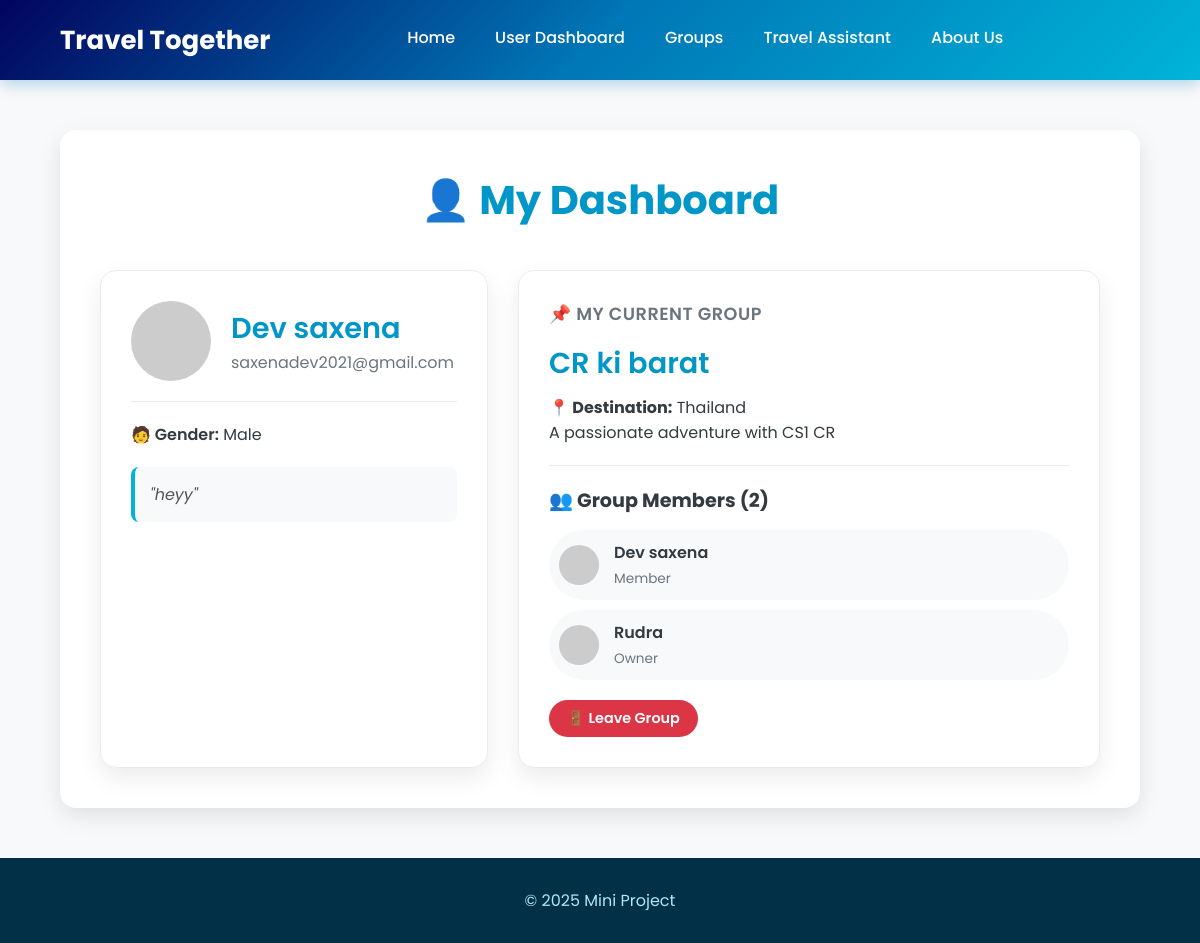
The app's page /user (signed in) with its own data.
### tables this page shows
CREATE TABLE Users (
        userid TEXT PRIMARY KEY,
        username TEXT UNIQUE NOT NULL,
        password TEXT NOT NULL,
        email TEXT UNIQUE NOT NULL,
        phone_no TEXT UNIQUE,
        gender TEXT CHECK(gender IN ('Male', 'Female', 'Other')),
        marital_status TEXT CHECK(marital_status IN ('Single', 'Married', 'Divorced', 'Widowed')),
        bio TEXT,
        current_group_id TEXT,
        is_group_owner BOOLEAN DEFAULT FALSE,
        created_at TEXT DEFAULT CURRENT_TIMESTAMP,
        FOREIGN KEY (current_group_id) REFERENCES Groups (group_id) ON DELETE SET NULL
    );

CREATE TABLE Groups (
        group_id TEXT PRIMARY KEY,
        group_name TEXT NOT NULL,
        group_description TEXT,
        group_type TEXT NOT NULL CHECK(group_type IN ('Public', 'Private')),
        owner_id TEXT NOT NULL,
        destination_id TEXT,
        member_count INTEGER DEFAULT 1,
        max_members INTEGER DEFAULT 50,
        created_at TEXT DEFAULT CURRENT_TIMESTAMP,
        FOREIGN KEY (owner_id) REFERENCES Users (userid) ON DELETE CASCADE,
        FOREIGN KEY (destination_id) REFERENCES Destinations (destination_id) ON DELETE SET NULL
    );

CREATE TABLE Destinations (
        destination_id TEXT PRIMARY KEY,
        destination_name TEXT UNIQUE NOT NULL,
        country TEXT NOT NULL
    );

CREATE TABLE GroupMembers (
        member_id TEXT PRIMARY KEY,
        group_id TEXT NOT NULL,
        user_id TEXT NOT NULL,
        username TEXT NOT NULL,
        join_status TEXT DEFAULT 'Approved' CHECK(join_status IN ('Pending', 'Approved', 'Rejected', 'Blocked')),
        joined_at TEXT DEFAULT CURRENT_TIMESTAMP,
        role TEXT DEFAULT 'Member' CHECK(role IN ('Owner', 'Admin', 'Member')),
        FOREIGN KEY (group_id) REFERENCES Groups (group_id) ON DELETE CASCADE,
        FOREIGN KEY (user_id) REFERENCES Users (userid) ON DELETE CASCADE,
        UNIQUE(group_id, user_id)
    );

### app.py (the view)
@app.route('/user')
def user():
    conn, user_data = validate_user_session()
    if not user_data:
        return redirect("/auth")
    group_data = None
    members = []
    if user_data['current_group_id']:
        group_data = database.get_user_group(user_data['userid'])
        if group_data:
            members = database.get_group_members(group_data['group_id'])
    conn.close()
    return render_template("user.html", user=user_data, group=group_data, members=members)

### app.py (called while the page is built)
def validate_user_session():
    username = session.get("username")
    if not username:
        return None, None # No user in session
    conn = database.get_db_connection()
    user = conn.execute("SELECT * FROM Users WHERE username=?", (username,)).fetchone()
    if not user:
        session.pop("username", None)
        flash("Your session was invalid. Please log in again.", "warning")
        conn.close()
        return None, None
    return conn, user

### database.py (called while the page is built)
def get_db_connection():
    conn = sqlite3.connect('travel_together.db')
    conn.row_factory = sqlite3.Row
    conn.execute("PRAGMA foreign_keys = ON;")
    return conn

def get_user_group(user_id):
    conn = get_db_connection()
    group = conn.execute("""
        SELECT g.*, d.destination_name FROM Groups g
        LEFT JOIN Destinations d ON g.destination_id = d.destination_id
        JOIN Users u ON g.group_id = u.current_group_id
        WHERE u.userid = ?
    """, (user_id,)).fetchone()
    conn.close()
    return group

def get_group_members(group_id):
    conn = get_db_connection()
    members = conn.execute("""
        SELECT u.username, u.email, u.phone_no, gm.role, gm.joined_at
        FROM GroupMembers gm
        JOIN Users u ON gm.user_id = u.userid
        WHERE gm.group_id = ?
        ORDER BY gm.role, gm.joined_at
    """, (group_id,)).fetchall()
    conn.close()
    return members

### templates/user.html (shortened to what this page needs)
<!DOCTYPE html>
<html lang="en">
<head>
    <link rel="stylesheet" href="/static/style.css">
</head>
<body>
    <header class="navbar">
        <div class="logo">
            <p>Travel Together</p>
        </div>
        <nav class="nav-links" id="nav-links">
            <a href="/home">Home</a>
            <a href="/user">User Dashboard</a>
            <a href="/groups">Groups</a>
            <a href="/travel">Travel Assistant</a>
            <a href="/about">About Us</a>
        </nav>
    </header>
    <main>
        <div class="dashboard-container">
            <h2>👤 My Dashboard</h2>
            <div class="dashboard-grid">
                <div class="dashboard-card user-profile-card">
                    <div class="profile-header">
                        <img src="https://placehold.co/80x80/00b4d8/FFFFFF?text={{ user['username'][0]|upper }}" alt="User Avatar" class="profile-avatar">
                        <div class="profile-info">
                            <strong>{{ user['username'] }}</strong>
                            <span>{{ user['email'] }}</span>
                        </div>
                    </div>
                    <div class="profile-details">
                        {% if user['gender'] %}<span><strong>🧑 Gender:</strong> {{ user['gender'] }}</span>{% endif %}
                    </div>
                    {% if user['bio'] %}<p class="profile-bio">"{{ user['bio'] }}"</p>{% endif %}
                </div>
                <div class="dashboard-card current-group-card">
                    {% if group %}
                        <h3>📌 My Current Group</h3>
                        <h4>{{ group['group_name'] }}</h4>
                        <p><strong>📍 Destination:</strong> {{ group['destination_name'] or 'Not Set' }}</p>
                        <p class="group-description">{{ group['group_description'] or "No description provided." }}</p>
                        <hr>
                        <h5>👥 Group Members ({{ group['member_count'] }})</h5>
                        <ul class="group-members-list">
                            {% for member in members %}
                                <li class="member-item">
                                    <img src="https://placehold.co/40x40/ade8f4/333333?text={{ member['username'][0]|upper }}" alt="Member Avatar">
                                    <div class="member-info">
                                        <strong>{{ member['username'] }}</strong>
                                        <span>{{ member['role'] }}</span>
                                    </div>
                                </li>
                            {% endfor %}
                        </ul>
                        <a href="/groups/leave" class="btn delete-btn" style="margin-top: 20px;">🚪 Leave Group</a>
                    {% else %}
                        <div class="no-group-info">
                            <h3>You are not in a group yet!</h3>
                            <p>Join an existing travel group or create your own to start your next adventure.</p>
                            <a href="/groups" class="btn join-btn" style="margin-top: 10px;">Find a Group</a>
                        </div>
                    {% endif %}
                </div>
            </div>
        </div>
    </main>
    <footer>
        <p>© 2025 Mini Project</p>
    </footer>
</body>
</html>

### static/style.css (style rules this page uses)
:root { --primary-color: #0096c7; --secondary-color: #00b4d8; --accent-color: #ff8c42; --background-color: #f8f9fa; --text-color: #343a40; --card-bg: #ffffff; --light-gray: #e9ecef; --border-radius: 16px; --shadow: 0 8px 25px rgba(0, 0, 0, 0.1); }
* { margin: 0; padding: 0; box-sizing: border-box; font-family: 'Poppins', sans-serif; }
body { display: flex; flex-direction: column; min-height: 100vh; background-color: var(--background-color); color: var(--text-color); }
main { flex-grow: 1; }
hr { border: none; height: 1px; background-color: var(--light-gray); margin: 20px 0; }
.navbar { display: flex; justify-content: space-between; align-items: center; width: 100%; padding: 0 5%; height: 80px; background: linear-gradient(135deg, #03045e, #0077b6, #00b4d8); color: white; box-shadow: 0 4px 15px rgba(0, 119, 182, 0.3); position: relative; z-index: 100; }
.logo { font-size: 26px; font-weight: 700; }
.nav-links { display: flex; gap: 40px; align-items: center; }
.nav-links a { color: white; text-decoration: none; font-size: 16px; font-weight: 500; padding-bottom: 5px; position: relative; transition: color 0.3s; }
.nav-links a::after { content: ''; position: absolute; bottom: 0; left: 0; width: 0; height: 2px; background-color: var(--accent-color); transition: width 0.3s ease-out; }
.btn { display: inline-flex; align-items: center; gap: 8px; padding: 8px 18px; border-radius: 50px; font-weight: 600; font-size: 0.9rem; text-decoration: none; border: none; cursor: pointer; transition: all 0.3s ease; }
.delete-btn { background: #dc3545; color: white; }
.groups-container, .dashboard-container { width: 90%; max-width: 1200px; margin: 50px auto; padding: 40px; background: var(--card-bg); box-shadow: var(--shadow); border-radius: var(--border-radius); }
.groups-container h2, .dashboard-container h2 { margin-bottom: 40px; color: var(--primary-color); text-align: center; font-size: 2.5rem; }
.dashboard-card { background: var(--card-bg); border-radius: var(--border-radius); padding: 30px; box-shadow: 0 10px 25px rgba(0,0,0,0.08); border: 1px solid var(--light-gray); height: 100%; }
.dashboard-grid { display: grid; grid-template-columns: 1fr 1.5fr; gap: 30px; align-items: flex-start; }
.user-profile-card .profile-header { display: flex; align-items: center; gap: 20px; padding-bottom: 20px; margin-bottom: 20px; border-bottom: 1px solid var(--light-gray); }
.profile-avatar { width: 80px; height: 80px; border-radius: 50%; object-fit: cover; }
.profile-info strong { font-size: 1.8rem; font-weight: 600; color: var(--primary-color); display: block; }
.profile-info span { color: #6c757d; font-size: 1rem; }
.profile-details span { display: block; margin-bottom: 12px; font-size: 1rem; }
.profile-details span strong { font-weight: 600; color: var(--text-color); }
.profile-bio { margin-top: 20px; font-style: italic; color: #555; background-color: #f8f9fa; padding: 15px; border-radius: 8px; border-left: 4px solid var(--secondary-color); }
.current-group-card h3 { font-size: 1.1rem; font-weight: 600; text-transform: uppercase; color: #6c757d; letter-spacing: 0.5px; margin-bottom: 15px; }
.current-group-card h4 { font-size: 1.8rem; font-weight: 600; color: var(--primary-color); margin-bottom: 10px; }
.current-group-card h5 { font-size: 1.2rem; margin-bottom: 15px; color: var(--text-color); }
.group-members-list { list-style: none; padding: 0; display: flex; flex-direction: column; gap: 10px; }
.member-item { display: flex; align-items: center; gap: 15px; padding: 10px; border-radius: 50px; background: #f8f9fa; transition: background 0.3s; }
.member-item img { width: 40px; height: 40px; border-radius: 50%; }
.member-info strong { display: block; font-weight: 600; }
.member-info span { font-size: 0.85rem; color: #6c757d; }
footer { background-color: #023047; color: #ade8f4; text-align: center; padding: 30px; margin-top: auto; }

### records on screen
Users: username "Dev saxena", email "saxenadev2021@gmail.com", gender "Male", bio "heyy"
Groups: group_name "CR ki barat", group_description "A passionate adventure with CS1 CR", member_count "2"
Destinations: destination_name "Thailand"
GroupMembers: username "Dev saxena", role "Member"
GroupMembers: username "Rudra", role "Owner"
